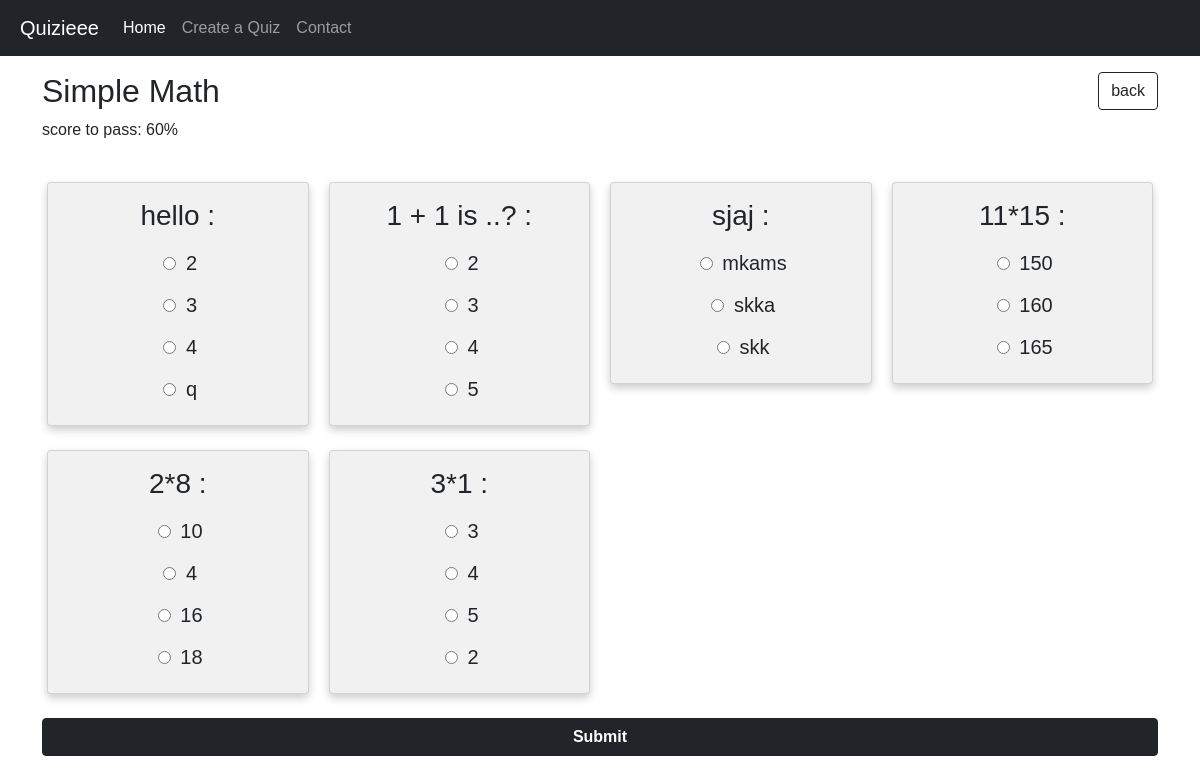
/1/ (signed in), run on the app's committed database.
### quizes/models.py (models this page shows, shortened)
class Quiz(models.Model):
    name=models.CharField(max_length=120)
    topic=models.CharField(max_length=120)
    no_of_questions=models.IntegerField()
    time=models.IntegerField(help_text="duration of the quiz in minutes")
    required_score_to_pass=models.IntegerField(help_text="required score in %")
    image_logo=models.FileField()
    difficulty=models.CharField(max_length=6,choices=DIFF_CHOICES)
    def get_questions(self):
        questions=list(self.question_set.all())
        random.shuffle(questions)
        return questions[:self.no_of_questions]
    class Meta:
        verbose_name_plural = 'Quizes'

### questions/models.py (models this page shows, shortened)
class Question(models.Model):
    text=models.CharField(max_length=200)
    quiz=models.ForeignKey(Quiz,on_delete=models.CASCADE)
    created=models.DateTimeField(auto_now_add=True)
    image_l=models.ImageField(blank=True)
    def __str__(self):
        return str(self.text)
    def get_answers(self):
        return self.answer_set.all()

class Answer(models.Model):
    text=models.CharField(max_length=200)
    correct=models.BooleanField(default=False)
    question=models.ForeignKey(Question,on_delete=models.CASCADE)
    created=models.DateTimeField(auto_now_add=True)

### quizes/views.py (the view)
# urls.py: path('<int:pk>/',quiz_view,name="quiz_view"),
@login_required
def quiz_view(request,pk):
    quiz=Quiz.objects.get(pk=pk)
    questions={}
    for q in quiz.get_questions():
        answers=[]
        for a in q.get_answers():
            answers.append(a.text)
        questions[str(q)]=answers
    return render(request,'quizes/quiz.html',{'obj':quiz,'questions':questions})

### quizes/templates/quizes/quiz.html (shortened to what this page needs)
{% extends "index.html" %}
{% load static %}
{% block content %}
<a href="/" class="btn btn-outline-dark" style="float: right;">back</a>
<h2> {{obj.name}}</h2>
 <p> score to pass: {{obj.required_score_to_pass}}%</p>
  <form id="quiz-form" class="mt-3 mb-3">
    <div id="quiz-box">
      <div class="row"  id="quiz">
        {% for key,value in questions.items %}
        <div class="column">
          <div class="card mt-4">
            <h3>{{ key }}   :</h3>
            {% for k in value %}
            <div>
              <input type="radio" style="margin:5px" class="ans mt-3" id="{{key}}-{{k}}" name="{{key}}" value="{{k}}">
              <label for="{{key}}" class="h5">{{k}}</label>
              </div>
            {% endfor %}
          </div>
        </div>
            {% endfor %}
      </div>
    </div>
    <button type="submit" class="btn btn-dark mt-4" style="display: block;width: 100%;"><b>Submit</b></button>
  </form>
{% endblock content %}

### templates/index.html (shortened to what this page needs)
{% load static %}
<!DOCTYPE html>
<html lang="en">
<head>
    <link href="https://cdn.jsdelivr.net/npm/bootstrap@5.0.0/dist/css/bootstrap.min.css" rel="stylesheet">
    <link rel="stylesheet" href="{% static 'images/style.css' %}">
</head>
<body>
    <nav class="navbar navbar-expand-lg navbar-dark bg-dark">
        <a class="navbar-brand" style="margin-left:20px ;" href="/">Quizieee</a>
        <div class="collapse navbar-collapse" id="navbarNavAltMarkup">
          <div class="navbar-nav">
            <a class="nav-item nav-link active" href="/">Home</span></a>
            <a class="nav-item nav-link" href="{% url 'quizes:new_quiz' %}">Create a Quiz</a>
            <a class="nav-item nav-link" target="_blank" href="https://instagram.com/coding._.boy_">Contact</a>
          </div>
        </div>
      </nav>
    <div class="container mt-3">
        {% block content %}
        {% endblock content %}
    </div>
</body>
</html>

### quizes/static/images/style.css (style rules this page uses)
* { box-sizing: border-box; }
body { font-family: Arial, Helvetica, sans-serif; }
.column { float: left; width: 25%; padding: 0 10px; }
.row { margin: 0 -5px; }
.row:after { content: ""; display: table; clear: both; }
.card { box-shadow: 0 4px 8px 0 rgba(0, 0, 0, 0.2); padding: 16px; text-align: center; background-color: #f1f1f1; }

### data on the page
Quiz: name "Simple Math", required_score_to_pass "60"
Question: questions "hello"
Question: questions "1 + 1 is ..?"
Question: questions "sjaj"
Answer: value "mkams"
Answer: value "skka"
Answer: value "skk"
Question: questions "11*15"
Answer: value "150"
Answer: value "160"
Answer: value "165"
Question: questions "2*8"
Answer: value "10"
Answer: value "16"
Answer: value "18"
Question: questions "3*1"

### other printed values
{{ k }} "2" "3" "4" "q" "2" "3" "4" "5" "4" "3" "4" "5" "2"
